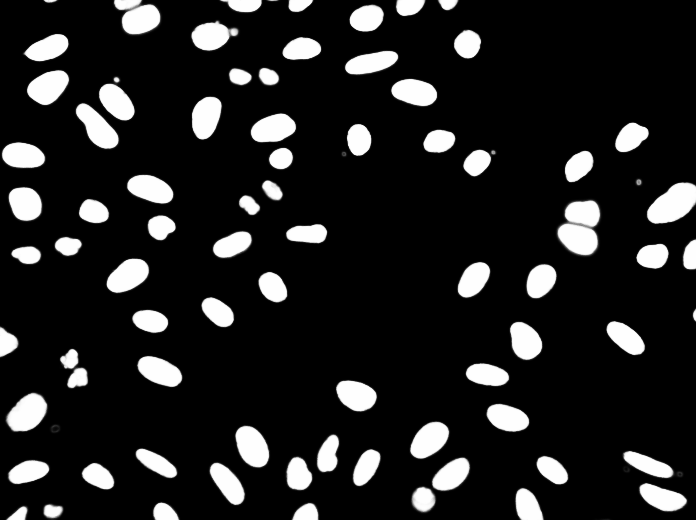
#> input picture examples/BBBC039/PM/test/IXMtest_P15_s8_w1D26A5BC7-CF59-4027-B785-85AD33773609.png, 696 x 520 px, found by its file name
$ python find_global_max.py
#> lines starting #> are read from the running program, lines starting #| are printed output that depends on the picture; pictures that were not available may be replaced by others from this repository, and a replacement may not be noted
#> in main, img is the input picture: shape (520, 696); min 0, max 254, mean 35.1
### Ceb/utils.py
import os
import numpy as np
from skimage.measure import label, regionprops
from skimage.morphology import closing, disk
from skimage.morphology import thin, remove_small_objects
from anytree import Node, RenderTree, PreOrderIter, AsciiStyle, LevelOrderIter
from skimage.io import imread, imsave, use_plugin
from skimage.morphology import thin, dilation
from collections import defaultdict, OrderedDict, deque


def GetComFast(img, min_thres, min_cc):

    '''

    :param img:
    :param min_thres:
    :param min_cc:
    :return: out: CxNxM (C: # of threshold values, N, M: image shape)
             node_dict: node list
             threshold: threshold value list
    '''
#> called with min_thres = 127, min_cc = 10
    ### get threshold value list
    thresholds = np.unique(img)
#> thresholds = 255 values from 0 to 254
    thresholds = thresholds[thresholds > min_thres]
#> thresholds = 127 values from 128 to 254

    thresholds.sort()
    num_th = len(thresholds)
#> num_th = 127
    if num_th < 1:
        return [], [], []
    else:

        ### get labeled images
        all_img = np.repeat(img[:, :, np.newaxis], num_th, axis=2)
        pb_map = all_img >= thresholds
        out = np.array([label(remove_small_objects(pb_map[:, :, i], min_cc)) for i in range(num_th)])

        ### build forest
        node_dict = OrderedDict()

        ### get roots
        temp = out[0]
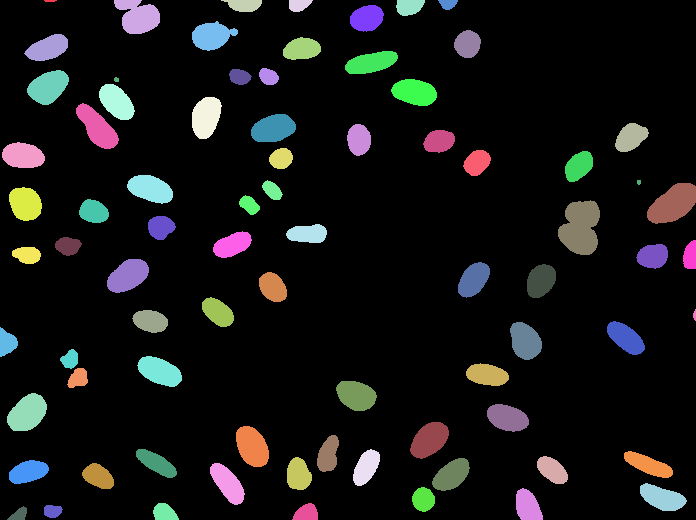
#> temp: shape (520, 696) int32; 80 distinct labels, from 0 to 79; one colour per label, 0 black
        test = np.unique(temp[temp > 0])
#> test = 79 values from 1 to 79
        test = np.sort(test)

        for index in test:
            node_dict[(0, index)] = Node((0, index), area=len(np.where(out[0]==index)[0]))
#> this loop made 1 pass
#> after the loop, node_dict = 0 items

        ### find edges
        if num_th > 1:
            test_parents = out[:num_th-1, :, :]
            test_childs = out[1:, :, :]
            edge_list = list()
            for test_parent, test_child in zip(test_parents, test_childs):
                mask = test_child > 0
                parent_mask = test_parent[mask]
                child_mask = test_child[mask]
                combine = np.stack([parent_mask, child_mask])
                if len(combine[0]) > 0:
                    edge = np.unique(combine, axis=1)
                    edge_list.append(edge)

            # for each edge, start check whether exist node ends with, if so, append the path, if not, build a new one
            for index, edges in enumerate(edge_list):
                for edge_index in range(edges.shape[1]):
                    parent, child = edges[:, edge_index]
                    parent_id = (index, parent)
                    child_id = (index + 1, child)
                    node_dict[child_id] = Node(child_id, parent=node_dict[parent_id], area=len(np.where(out[index+1]==child)[0]))

        #print('length: ', len(node_dict))
        root = []
        for node in node_dict:
            if node_dict[node].is_root:
                root.append(node_dict[node])

        new_dict, new_root = OrderedDict(), []
        for node in root:
            f = delete(node, True)[0]
            f = leaf_max_point(f, img, out)
            # f = prune(f, min_cc)
            # get_combination(f)
            if f is not None:
                new_root.append(f)
                for n in PreOrderIter(f):
                    new_dict[n.name] = n
                    assert len(n.children) != 1

        return out, new_dict, new_root


# [137 lines left out: functions delete, prune, leaf_max_point, get_max_point, GetPath, get_combination, not called in this run]

### Ceb/find_global_max.py
import numpy as np
import glob
import os
import pickle
from skimage.io import imread, imsave
from skimage.measure import label, regionprops
from argparse import ArgumentParser
from scipy.ndimage import grey_dilation
from skimage.segmentation import watershed
from scipy.io import loadmat

from utils import GetComFast


def main(args):

    sub_dir = [f for f in os.listdir(args.prob_dir) if os.path.isdir(os.path.join(args.prob_dir, f))]
    sub_dir.sort()
    if len(sub_dir) == 0:
        sub_dir = ['']

    for item in sub_dir:
        imgname = [f for f in os.listdir(os.path.join(args.prob_dir, item)) if f.endswith('.png') or f.endswith('.mat')]
        imgname.sort()

        os.makedirs(os.path.join(args.ws_result_dir, item), exist_ok=True)

        for i in range(len(imgname)):
            if imgname[i].endswith('.mat'):
                img = loadmat(os.path.join(args.prob_dir, item, imgname[i]))['prob']
            else:
                img = imread(os.path.join(args.prob_dir, item, imgname[i]))
            out, new_dict, root = GetComFast(img, args.min_thres, args.min_cc)

            count = 1
            marker = np.zeros((img.shape[0], img.shape[1]), dtype=np.uint16)
            for node in new_dict:
                if new_dict[node].is_leaf:
                    point = np.unravel_index(np.array(list(new_dict[node].max_point)), img.shape)
                    marker[point[0], point[1]] = count
                    count += 1

            imsave(os.path.join(args.ws_result_dir, item, imgname[i][:-4]+'.png'), marker)


if __name__ == "__main__":

      parser = ArgumentParser()
      parser.add_argument('--ws_result_dir', type=str, default="./App/")
      parser.add_argument('--prob_dir', type=str, default="")
      parser.add_argument('--min_thres', type=int, default=127)
      parser.add_argument('--min_cc', type=int, default=10)

      args = parser.parse_args()
      print(args)
      main(args)
#> (the call stopped at in GetComFast, `node_dict[(0, index)] = Node((0, index), area=len(np.where(out[0]==ind..`: anytree is not available in this run)

$ run again, on examples/BBBC039/PM/test/IXMtest_P19_s6_w10EBAD15B-2822-48B9-B9C8-4DF5D80AB940.png
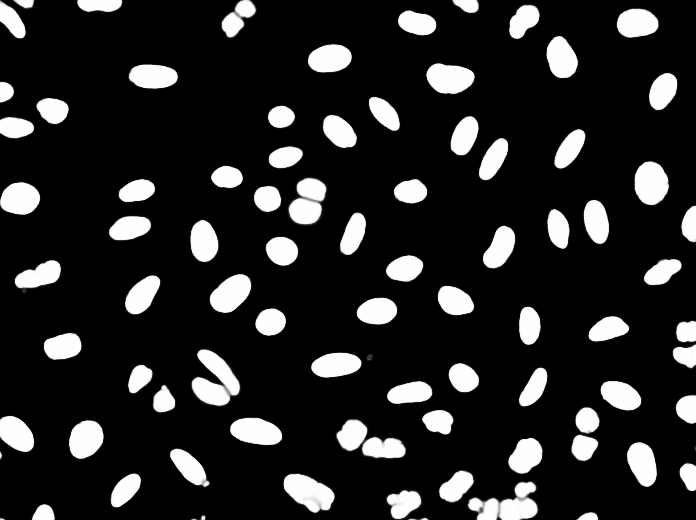
#> input picture examples/BBBC039/PM/test/IXMtest_P19_s6_w10EBAD15B-2822-48B9-B9C8-4DF5D80AB940.png, 696 x 520 px, found by its file name
#> in main, img is the input picture: shape (520, 696); min 0, max 254, mean 39.9
#> in GetComFast, `thresholds = np.unique(img)`: thresholds = 255 values from 0 to 254
#> in GetComFast, `thresholds = thresholds[thresholds > min_thres]`: thresholds = 127 values from 128 to 254
#> num_th = 127
#> in GetComFast, `temp = out[0]`:
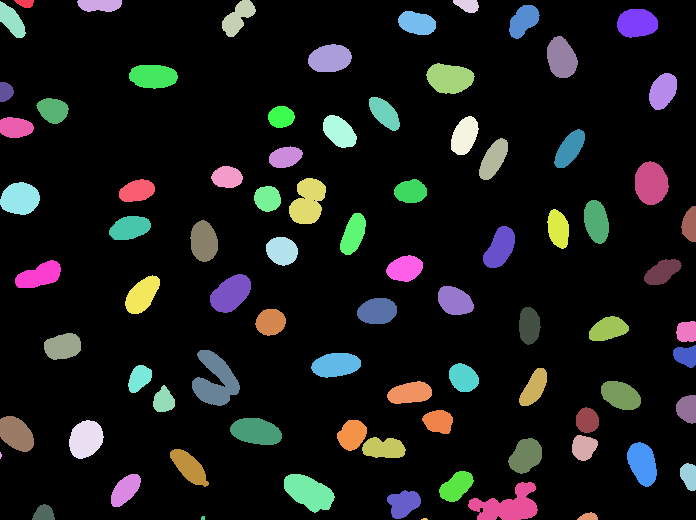
#> temp: shape (520, 696) int32; 83 distinct labels, from 0 to 82; one colour per label, 0 black
#> test = 82 values from 1 to 82
#> the loop in GetComFast, `for index in test:` made 1 pass
#> after the loop in GetComFast, `for index in test:`: node_dict = 0 items

$ run again, on examples/BBBC039/PM/test/IXMtest_P21_s4_w19B7DC88B-10BB-4B51-9A10-9E30285688C1.png
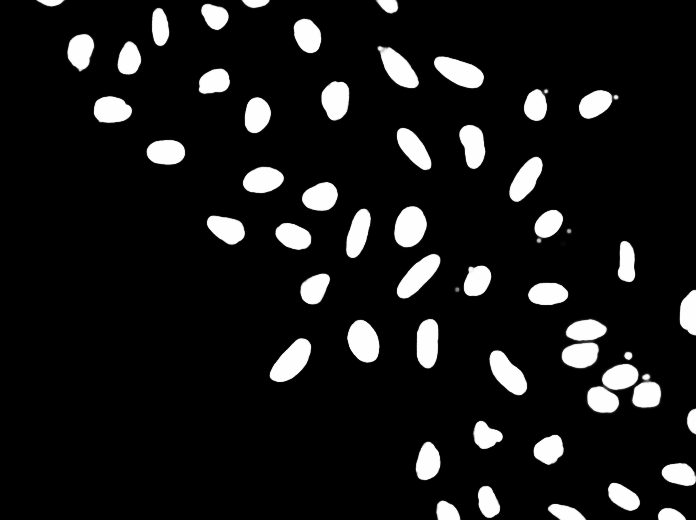
#> input picture examples/BBBC039/PM/test/IXMtest_P21_s4_w19B7DC88B-10BB-4B51-9A10-9E30285688C1.png, 696 x 520 px, found by its file name
#> in main, img is the input picture: shape (520, 696); min 0, max 254, mean 24.4
#> in GetComFast, `thresholds = np.unique(img)`: thresholds = 255 values from 0 to 254
#> in GetComFast, `thresholds = thresholds[thresholds > min_thres]`: thresholds = 127 values from 128 to 254
#> num_th = 127
#> in GetComFast, `temp = out[0]`:
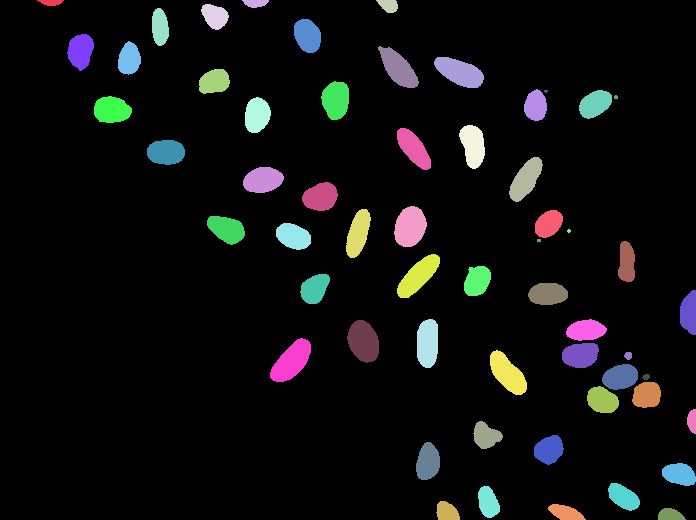
#> temp: shape (520, 696) int32; 59 distinct labels, from 0 to 58; one colour per label, 0 black
#> test = 58 values from 1 to 58
#> the loop in GetComFast, `for index in test:` made 1 pass
#> after the loop in GetComFast, `for index in test:`: node_dict = 0 items
